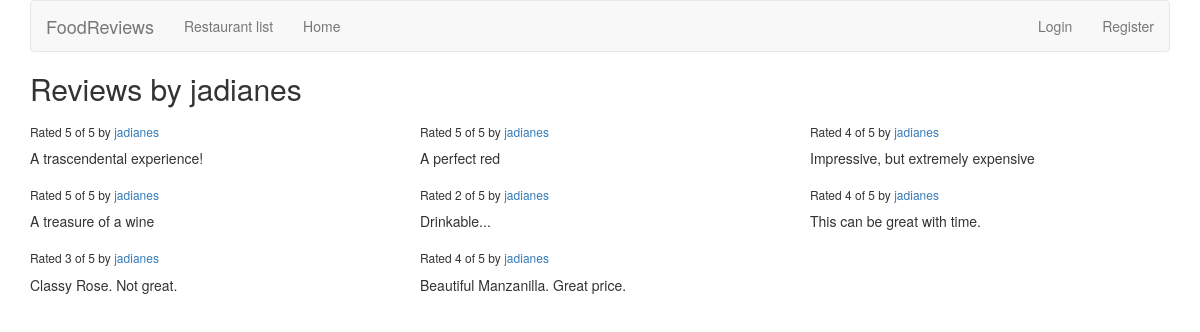
The page /reviews/review/user/jadianes/ on the database its author committed.
### reviews/models.py (models this page shows)
class Review(models.Model):
    RATING_CHOICES = (
        (1, '1'),
        (2, '2'),
        (3, '3'),
        (4, '4'),
        (5, '5'),
    )
    restaurant = models.ForeignKey(Restaurant)
    pub_date = models.DateTimeField('date published')
    user_name = models.CharField(max_length=100)
    comment = models.CharField(max_length=200)
    rating = models.IntegerField(choices=RATING_CHOICES)

### reviews/views.py (the view)
# urls.py: url(r'^review/user/(?P<username>\w+)/$', views.user_review_list, name='user_review_list'),
def user_review_list(request, username=None):
    if not username:
        username = request.user.username
    latest_review_list = Review.objects.filter(user_name=username).order_by('-pub_date')
    context = {'latest_review_list':latest_review_list, 'username':username}
    return render(request, 'reviews/user_review_list.html', context)

### reviews/templates/reviews/user_review_list.html
{% extends 'reviews/review_list.html' %}
{% block title %}
<h2>Reviews by {{ username }}</h2>
{% endblock %}

### reviews/templates/reviews/review_list.html (shortened to what this page needs)
{% extends 'base.html' %}
{% block content %}
{% if latest_review_list %}
<div class="row">
    {% for review in latest_review_list %}
    <div class="col-xs-6 col-lg-4">
        <h6>Rated {{ review.rating }} of 5 by <a href="{% url 'reviews:user_review_list' review.user_name %}" >{{ review.user_name }}</a></h6>
        <p>{{ review.comment }}</p>
    </div>
    {% endfor %}
</div>
{% else %}
<p>No reviews are available.</p>
{% endif %}
{% endblock %}

### rows shown on the page
Review: rating "5", user_name "jadianes", comment "A trascendental experience!"
Review: rating "5", user_name "jadianes", comment "A perfect red"
Review: rating "4", user_name "jadianes", comment "Impressive, but extremely expensive"
Review: rating "5", user_name "jadianes", comment "A treasure of a wine"
Review: rating "2", user_name "jadianes", comment "Drinkable..."
Review: rating "4", user_name "jadianes", comment "This can be great with time."
Review: rating "3", user_name "jadianes", comment "Classy Rose. Not great."
Review: rating "4", user_name "jadianes", comment "Beautiful Manzanilla. Great price."

### other values the page prints
{{ username }} "jadianes"
